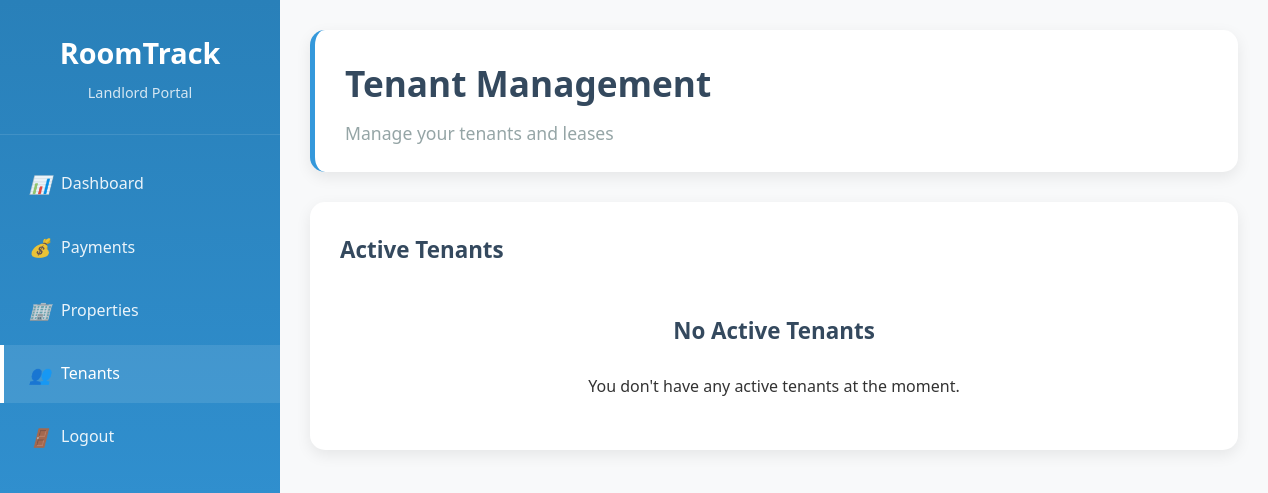
The app's page /landlord/tenants (signed in), older data.
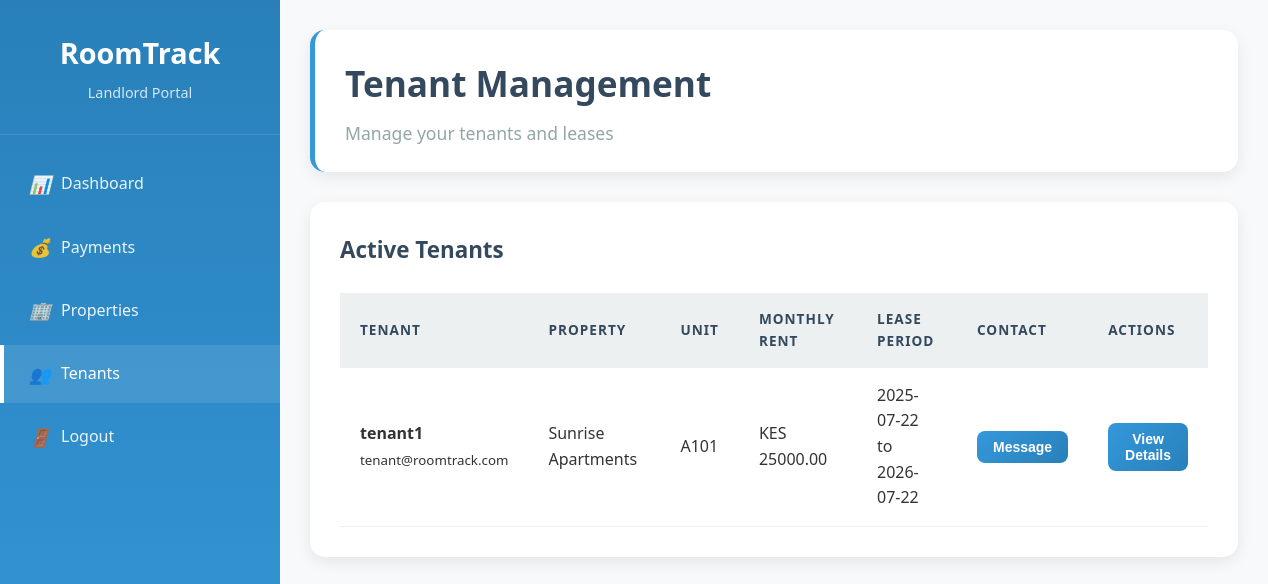
The same page, newer data.
### models.py (models this page shows)
class User(UserMixin, db.Model):
    id = db.Column(db.Integer, primary_key=True)
    username = db.Column(db.String(80), unique=True, nullable=False)
    email = db.Column(db.String(120), unique=True, nullable=False)
    password = db.Column(db.String(200), nullable=False)
    role = db.Column(db.String(20), nullable=False)  # admin, landlord, tenant
    full_name = db.Column(db.String(200))
    id_number = db.Column(db.String(50))
    passport_number = db.Column(db.String(50))
    phone = db.Column(db.String(20))
    created_at = db.Column(db.DateTime, default=datetime.utcnow)
    landlord_properties = db.relationship('Property', backref='landlord', lazy=True)
    tenant_leases = db.relationship('Lease', backref='tenant', lazy=True, foreign_keys='Lease.tenant_id')
    maintenance_requests = db.relationship('MaintenanceRequest', backref='tenant', lazy=True)

class Property(db.Model):
    id = db.Column(db.Integer, primary_key=True)
    name = db.Column(db.String(200), nullable=False)
    address = db.Column(db.Text, nullable=False)
    total_units = db.Column(db.Integer, nullable=False)
    occupied_units = db.Column(db.Integer, default=0)
    landlord_id = db.Column(db.Integer, db.ForeignKey('user.id'), nullable=False)
    created_at = db.Column(db.DateTime, default=datetime.utcnow)
    units = db.relationship('Unit', backref='property', lazy=True, cascade='all, delete-orphan')

class Unit(db.Model):
    id = db.Column(db.Integer, primary_key=True)
    unit_number = db.Column(db.String(50), nullable=False)
    rent_amount = db.Column(db.Float, nullable=False)
    status = db.Column(db.String(20), default='vacant')  # vacant, occupied
    bedrooms = db.Column(db.Integer, default=1)
    bathrooms = db.Column(db.Integer, default=1)
    square_feet = db.Column(db.Integer)
    property_id = db.Column(db.Integer, db.ForeignKey('property.id'), nullable=False)
    leases = db.relationship('Lease', backref='unit', lazy=True, cascade='all, delete-orphan')
    maintenance_requests = db.relationship('MaintenanceRequest', backref='unit', lazy=True)

class Lease(db.Model):
    id = db.Column(db.Integer, primary_key=True)
    tenant_id = db.Column(db.Integer, db.ForeignKey('user.id'), nullable=False)
    unit_id = db.Column(db.Integer, db.ForeignKey('unit.id'), nullable=False)
    start_date = db.Column(db.Date, nullable=False)
    end_date = db.Column(db.Date, nullable=False)
    monthly_rent = db.Column(db.Float, nullable=False)
    security_deposit = db.Column(db.Float, default=0)
    status = db.Column(db.String(20), default='active')
    created_at = db.Column(db.DateTime, default=datetime.utcnow)
    payments = db.relationship('Payment', backref='lease', lazy=True, cascade='all, delete-orphan')

### app.py (the view)
@app.route('/landlord/tenants')
@login_required
def landlord_tenants():
    if current_user.role != 'landlord':
        return redirect(url_for('index'))
    properties = Property.query.filter_by(landlord_id=current_user.id).all()
    tenants = []
    for prop in properties:
        for unit in prop.units:
            for lease in unit.leases:
                if lease.status == 'active':
                    tenants.append({
                        'tenant': lease.tenant,
                        'lease': lease,
                        'unit': unit,
                        'property': prop
                    })
    return render_template('landlord/tenants.html', tenants=tenants)

### app.py (called while the page is built)
@login_manager.user_loader
def load_user(user_id):
    return User.query.get(int(user_id))

### templates/landlord/tenants.html (shortened to what this page needs)
<!DOCTYPE html>
<html lang="en">
<head>
    <link rel="stylesheet" href="{{ url_for('static', filename='css/style.css') }}">
</head>
<body>
    <div class="dashboard">
        <div class="sidebar">
            <div class="sidebar-header">
                <h2>RoomTrack</h2>
                <p>Landlord Portal</p>
            </div>
            <ul class="sidebar-nav">
                <li><a href="{{ url_for('landlord_dashboard') }}"><i>📊</i> Dashboard</a></li>
                <li><a href="{{ url_for('landlord_payments') }}"><i>💰</i> Payments</a></li>
                <li><a href="{{ url_for('landlord_properties') }}"><i>🏢</i> Properties</a></li>
                <li><a href="#" class="active"><i>👥</i> Tenants</a></li>
                <li><a href="{{ url_for('logout') }}"><i>🚪</i> Logout</a></li>
            </ul>
        </div>
        <div class="main-content">
            <div class="header">
                <h1>Tenant Management</h1>
                <p>Manage your tenants and leases</p>
            </div>
            <div class="table-container">
                <h3>Active Tenants</h3>
                {% if tenants %}
                <table>
                    <thead>
                        <tr>
                            <th>Tenant</th>
                            <th>Property</th>
                            <th>Unit</th>
                            <th>Monthly Rent</th>
                            <th>Lease Period</th>
                            <th>Contact</th>
                            <th>Actions</th>
                        </tr>
                    </thead>
                    <tbody>
                        {% for tenant_data in tenants %}
                        <tr>
                            <td>
                                <strong>{{ tenant_data.tenant.username }}</strong><br>
                                <small>{{ tenant_data.tenant.email }}</small>
                            </td>
                            <td>{{ tenant_data.property.name }}</td>
                            <td>{{ tenant_data.unit.unit_number }}</td>
                            <td>KES {{ "%.2f"|format(tenant_data.lease.monthly_rent) }}</td>
                            <td>
                                {{ tenant_data.lease.start_date.strftime('%Y-%m-%d') }} to<br>
                                {{ tenant_data.lease.end_date.strftime('%Y-%m-%d') }}
                            </td>
                            <td>
                                <button class="btn btn-sm btn-primary">Message</button>
                            </td>
                            <td>
                                <button class="btn btn-sm btn-primary">View Details</button>
                            </td>
                        </tr>
                        {% endfor %}
                    </tbody>
                </table>
                {% else %}
                <div class="text-center p-20">
                    <h3>No Active Tenants</h3>
                    <p>You don't have any active tenants at the moment.</p>
                </div>
                {% endif %}
            </div>
        </div>
    </div>
</body>
</html>

Row changes from the older to the newer data that the page shows:
added User: tenant.username "tenant1", tenant.email "tenant@roomtrack.com"
added Property: property.name "Sunrise Apartments"
added Unit: unit.unit_number "A101"
added Lease: lease.monthly_rent "25000.00", lease.start_date "2025-07-22", lease.end_date "2026-07-22"
Text that changed along with them:
text no longer shown: "No Active Tenants You don't have any active tenants at the moment."
text now shown: "TENANT PROPERTY UNIT MONTHLY RENT LEASE PERIOD CONTACT ACTIONS"
new list line: "KES to Message View Details"
